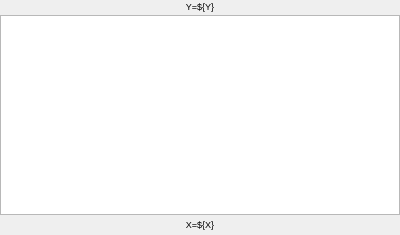
<?xml version="1.0" ?>
<ui version="4.0">
  <class>Dialog</class>
  <widget class="PyDMFrame" name="screen">
    <property name="geometry">
      <rect>
        <x>578</x>
        <y>571</y>
        <width>400</width>
        <height>235</height>
      </rect>
    </property>
    <property name="minimumSize">
      <size>
        <width>400</width>
        <height>235</height>
      </size>
    </property>
    <property name="styleSheet">
      <string notr="true">PyDMFrame#screen {
  color: rgb(0, 0, 0);
  background-color: rgb(255, 255, 255);
  }</string>
    </property>
    <property name="windowTitle">
      <string>arrayPlot</string>
    </property>
    <layout class="QGridLayout" name="gridLayout" columnstretch="400" rowstretch="13,2,200,3,13,4">
      <property name="leftMargin">
        <number>0</number>
      </property>
      <property name="topMargin">
        <number>0</number>
      </property>
      <property name="rightMargin">
        <number>0</number>
      </property>
      <property name="bottomMargin">
        <number>0</number>
      </property>
      <property name="horizontalSpacing">
        <number>0</number>
      </property>
      <property name="verticalSpacing">
        <number>0</number>
      </property>
      <item row="2" column="0">
        <widget class="PyDMWaveformPlot" name="cartesian_plot">
          <property name="geometry">
            <rect>
              <x>0</x>
              <y>15</y>
              <width>400</width>
              <height>200</height>
            </rect>
          </property>
          <property name="sizePolicy">
            <sizepolicy hsizetype="Ignored" vsizetype="Ignored">
              <horstretch>0</horstretch>
              <verstretch>0</verstretch>
            </sizepolicy>
          </property>
          <property name="toolTip">
            <string>cartesian_plot</string>
          </property>
          <property name="title" stdset="0">
            <string/>
          </property>
          <property name="yLabels">
            <stringlist>
              <string>${YLABEL}</string>
            </stringlist>
          </property>
          <property name="curves" stdset="0">
            <stringlist>
              <string>{&quot;name&quot;: &quot;curve 1&quot;, &quot;x_channel&quot;: &quot;ca://${X}&quot;, &quot;y_channel&quot;: &quot;ca://${Y}&quot;, &quot;color&quot;: &quot;#000000&quot;, &quot;lineStyle&quot;: 1, &quot;lineWidth&quot;: 1, &quot;symbolSize&quot;: 10, &quot;redraw_mode&quot;: 2, &quot;block_size&quot;: 2000}</string>
            </stringlist>
          </property>
          <property name="autoRangeX" stdset="0">
            <bool>true</bool>
          </property>
          <property name="autoRangeY" stdset="0">
            <bool>true</bool>
          </property>
          <property name="axisColor" stdset="0">
            <color>
              <red>0</red>
              <green>0</green>
              <blue>0</blue>
            </color>
          </property>
          <property name="backgroundColor" stdset="0">
            <color>
              <red>255</red>
              <green>255</green>
              <blue>255</blue>
            </color>
          </property>
        </widget>
      </item>
      <item row="0" column="0">
        <widget class="QLabel" name="text">
          <property name="geometry">
            <rect>
              <x>0</x>
              <y>0</y>
              <width>400</width>
              <height>13</height>
            </rect>
          </property>
          <property name="sizePolicy">
            <sizepolicy hsizetype="Ignored" vsizetype="Ignored">
              <horstretch>0</horstretch>
              <verstretch>0</verstretch>
            </sizepolicy>
          </property>
          <property name="text">
            <string>Y=${Y}</string>
          </property>
          <property name="font">
            <font>
              <pointsize>7</pointsize>
            </font>
          </property>
          <property name="brush" stdset="0">
            <brush brushstyle="SolidPattern">
              <color alpha="255">
                <red>0</red>
                <green>0</green>
                <blue>0</blue>
              </color>
            </brush>
          </property>
          <property name="toolTip">
            <string>text</string>
          </property>
          <property name="alignment">
            <set>Qt::AlignCenter</set>
          </property>
          <property name="styleSheet">
            <string notr="true">QLabel#text {
  color: rgb(0, 0, 0);
  }</string>
          </property>
        </widget>
      </item>
      <item row="4" column="0">
        <widget class="QLabel" name="text_1">
          <property name="geometry">
            <rect>
              <x>0</x>
              <y>218</y>
              <width>400</width>
              <height>13</height>
            </rect>
          </property>
          <property name="sizePolicy">
            <sizepolicy hsizetype="Ignored" vsizetype="Ignored">
              <horstretch>0</horstretch>
              <verstretch>0</verstretch>
            </sizepolicy>
          </property>
          <property name="text">
            <string>X=${X}</string>
          </property>
          <property name="font">
            <font>
              <pointsize>7</pointsize>
            </font>
          </property>
          <property name="brush" stdset="0">
            <brush brushstyle="SolidPattern">
              <color alpha="255">
                <red>0</red>
                <green>0</green>
                <blue>0</blue>
              </color>
            </brush>
          </property>
          <property name="toolTip">
            <string>text_1</string>
          </property>
          <property name="alignment">
            <set>Qt::AlignCenter</set>
          </property>
          <property name="styleSheet">
            <string notr="true">QLabel#text_1 {
  color: rgb(0, 0, 0);
  }</string>
          </property>
        </widget>
      </item>
    </layout>
    <zorder>cartesian_plot</zorder>
    <zorder>text</zorder>
    <zorder>text_1</zorder>
  </widget>
  <customwidgets>
    <customwidget>
      <class>PyDMWaveformPlot</class>
      <extends>QGraphicsView</extends>
      <header>pydm.widgets.waveformplot</header>
    </customwidget>
    <customwidget>
      <class>PyDMLabel</class>
      <extends>QLabel</extends>
      <header>pydm.widgets.label</header>
    </customwidget>
    <customwidget>
      <class>PyDMFrame</class>
      <extends>QFrame</extends>
      <header>pydm.widgets.frame</header>
    </customwidget>
  </customwidgets>
</ui>
